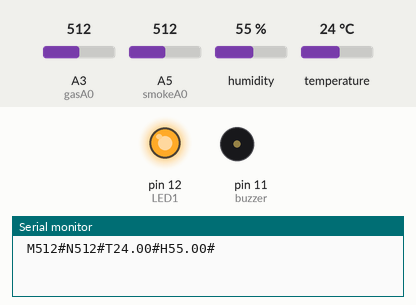
This sketch was run on a simulated Arduino Uno, built with avr-gcc and run on an emulated ATmega328P. Parts: output pins drawn as LEDs (lit = HIGH), buzzer (waves = sounding, pin HIGH), the last lines printed to the serial monitor. The test bench sets the inputs (shaded band); at power-on: A5 (smokeA0) = 512, A3 (gasA0) = 512, humidity 55 %, temperature 24 °C.

Above: at 2.2 s.
2.3 s: A5 (smokeA0) set to 316
6.7 s: A5 (smokeA0) set to 293
At 9.1 s:
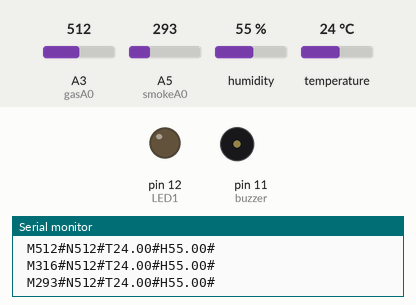
11.1 s: A5 (smokeA0) set to 306
At 13.6 s:
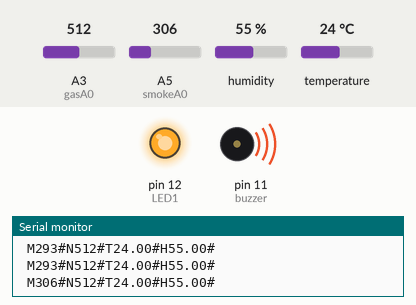
19.1 s: A5 (smokeA0) set to 290
At 20.7 s:
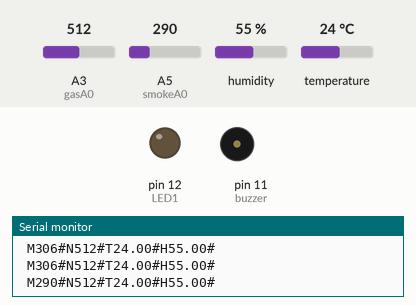
Timing chart, 0 to 22.2 s (numbered marks = the images above; inputs shaded):
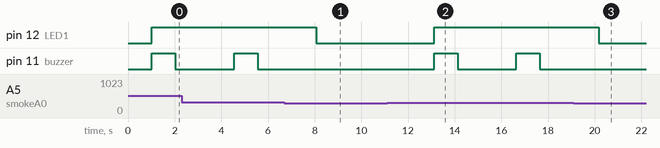

The sketch:

ArduinoData.ino
```cpp
#include <dht.h>
#include <MQUnifiedsensor.h>
#define dht_apin 8

dht DHT;
int LED1 = 12;
int smokeA0 = 5;
int smokeSensorThreshold = 300;
int gasA0 = 3;
int gasSensorThreshold = 800;
const int buzzer=11;
String M;
String N;
String T;
String H;
String S;

void setup(){

  pinMode(LED1, OUTPUT);
  pinMode(smokeA0, INPUT);
  pinMode(gasA0, INPUT);
  pinMode(buzzer, OUTPUT);
  Serial.begin(9600);
  delay(1000);

}

void loop(){
    DHT.read11(dht_apin);
    float h=DHT.humidity;
    H="H"+String(h)+"#";
    float t=DHT.temperature;
    T="T"+String(t)+"#";
    int analogSensor1 = analogRead(smokeA0);
    int analogSensor2 = analogRead(gasA0);
    M="M"+String(analogSensor1)+"#";
    N="N"+String(analogSensor2)+"#";
    S=M+N+T+H;
    Serial.print(" ");
    Serial.println(S);
    if (analogSensor1 > smokeSensorThreshold)
    {
      digitalWrite(LED1, HIGH);
      digitalWrite(buzzer, HIGH);
      delay(1000);
      digitalWrite(buzzer, LOW);
    }
    else if(analogSensor2 > gasSensorThreshold)
    {
      digitalWrite(LED1, HIGH);
      digitalWrite(buzzer, HIGH);
      delay(1000);
      digitalWrite(buzzer, LOW);
    }
    else
    {
      digitalWrite(LED1, LOW);
      digitalWrite(buzzer, LOW);
    }
    delay(2500);

}
```

Measured:
- the behaviour switches between 301 and 300 on A5 (smokeA0) (found by bisection; images 0 and 1)
- after the input at 6.7 s, pin 12 (LED1): HIGH → LOW after 1.4 s; pin 11 (buzzer): stays LOW (without the input it goes to HIGH after 1.4 s)
- after the input at 11.1 s, pin 12 (LED1): LOW → HIGH after 2.0 s; pin 11 (buzzer): alternates HIGH for 1.0 s and LOW for 2.5 s, starting after 2.0 s
- after the input at 19.1 s, pin 12 (LED1): HIGH → LOW after 1.1 s; pin 11 (buzzer): stays LOW (without the input it goes to HIGH after 1.1 s)
